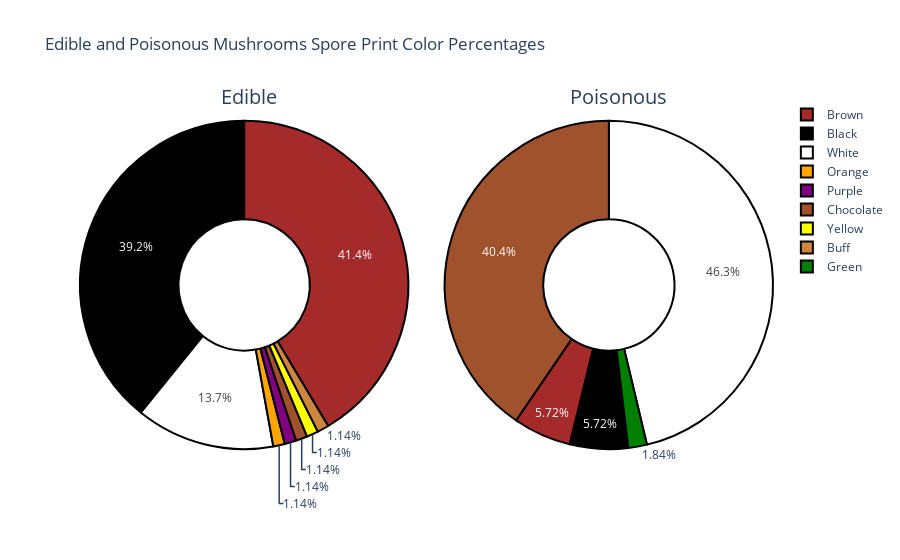

Notebook cell for this chart:
### Code cell
fig = {
  "data": [
    {
      "values": [1744,1648,576,48,48,48,48,48],
      "labels": ['Brown','Black','White','Orange',"Purple","Chocolate","Yellow","Buff"],
      "domain": {"column": 0},
      "name": "Edible Mushrooms",
      "hoverinfo":"label+percent+name",
      "type": "pie",
         "hole": .4,
        'marker': {'colors': ['brown', 'black', 'white', 'orange',"purple","sienna","yellow","peru"],
                  "line":{"color":'#000000',"width":2}}
    },
    {
      "values": [1812,1584,224,224,72],
      "labels": ["White","Chocolate","Brown","Black","Green"],
      "domain": {"column": 1},
      "name": "Poisonous Mushrooms",
      "hoverinfo":"label+percent+name",
         "hole": .4,
      "type": "pie",
        "marker": {"colors":["white","sienna","brown","black","green"],
                  "line":{"color":'#000000',"width":2}}
}],
  "layout": {

        "title":"Edible and Poisonous Mushrooms Spore Print Color Percentages",
        "grid": {"rows": 1, "columns": 2},
        "annotations": [
            {
                "font": {
                    "size": 20
                },
                "showarrow": False,
                "text": "Edible",
                "x": 0.20,
                "y": 1.05
            },
            {
                "font": {
                    "size": 20
                },
                "showarrow": False,
                "text": "Poisonous",
                "x": 0.85,
                "y": 1.05
            }
        ]
    }
}
iplot(fig)

### Figure 1 — Plotly figure (JSON) as saved in the notebook; plotly's stock layout.template omitted (floating-point values rounded to 4 significant figures)
{"data": [{"domain": {"column": 0}, "hole": 0.4, "hoverinfo": "label+percent+name", "labels": ["Brown", "Black", "White", "Orange", "Purple", "Chocolate", "Yellow", "Buff"], "marker": {"colors": ["brown", "black", "white", "orange", "purple", "sienna", "yellow", "peru"], "line": {"color": "#000000", "width": 2}}, "name": "Edible Mushrooms", "values": [1744, 1648, 576, 48, 48, 48, 48, 48], "type": "pie"}, {"domain": {"column": 1}, "hole": 0.4, "hoverinfo": "label+percent+name", "labels": ["White", "Chocolate", "Brown", "Black", "Green"], "marker": {"colors": ["white", "sienna", "brown", "black", "green"], "line": {"color": "#000000", "width": 2}}, "name": "Poisonous Mushrooms", "values": [1812, 1584, 224, 224, 72], "type": "pie"}], "layout": {"annotations": [{"font": {"size": 20}, "showarrow": false, "text": "Edible", "x": 0.2, "y": 1.05}, {"font": {"size": 20}, "showarrow": false, "text": "Poisonous", "x": 0.85, "y": 1.05}], "grid": {"columns": 2, "rows": 1}, "title": {"text": "Edible and Poisonous Mushrooms Spore Print Color Percentages"}}}
